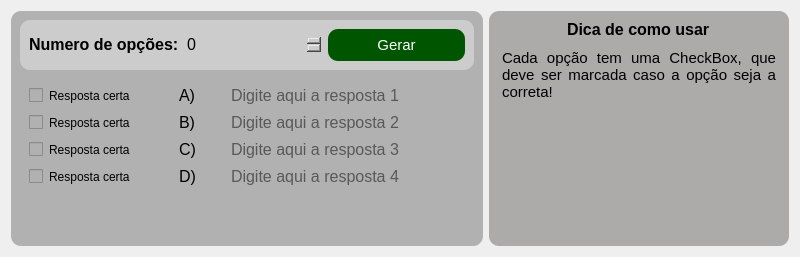
                   <widget class="QWidget" name="FCP_question_objetiva">
                    <property name="minimumSize">
                     <size>
                      <width>800</width>
                      <height>0</height>
                     </size>
                    </property>
                    <property name="maximumSize">
                     <size>
                      <width>1000</width>
                      <height>16777215</height>
                     </size>
                    </property>
                    <property name="styleSheet">
                     <string notr="true"/>
                    </property>
                    <layout class="QHBoxLayout" name="horizontalLayout_40">
                     <item>
                      <widget class="QFrame" name="FCP_ct_3">
                       <property name="styleSheet">
                        <string notr="true">background-color: rgb(177, 177, 177);
border-radius: 10px;</string>
                       </property>
                       <property name="frameShape">
                        <enum>QFrame::Shape::StyledPanel</enum>
                       </property>
                       <property name="frameShadow">
                        <enum>QFrame::Shadow::Raised</enum>
                       </property>
                       <layout class="QVBoxLayout" name="verticalLayout_28">
                        <item>
                         <widget class="QFrame" name="FCP_ct_5">
                          <property name="minimumSize">
                           <size>
                            <width>0</width>
                            <height>50</height>
                           </size>
                          </property>
                          <property name="maximumSize">
                           <size>
                            <width>16777215</width>
                            <height>50</height>
                           </size>
                          </property>
                          <property name="styleSheet">
                           <string notr="true">background-color: rgb(177, 177, 177);
background-color: rgb(204, 204, 204);
border-radius: 10px;</string>
                          </property>
                          <property name="frameShape">
                           <enum>QFrame::Shape::StyledPanel</enum>
                          </property>
                          <property name="frameShadow">
                           <enum>QFrame::Shadow::Raised</enum>
                          </property>
                          <layout class="QHBoxLayout" name="horizontalLayout_52">
                           <item>
                            <widget class="QLabel" name="FCP_label_tipo_pergunta_2">
                             <property name="styleSheet">
                              <string notr="true">font: 12pt;
color: rgb(0, 0, 0);</string>
                             </property>
                             <property name="text">
                              <string>&lt;html&gt;&lt;head/&gt;&lt;body&gt;&lt;p&gt;&lt;span style=&quot; font-weight:700;&quot;&gt;Numero de opções:&lt;/span&gt;&lt;/p&gt;&lt;/body&gt;&lt;/html&gt;</string>
                             </property>
                            </widget>
                           </item>
                           <item>
                            <widget class="QSpinBox" name="FCP_spinBox_qtd_op">
                             <property name="styleSheet">
                              <string notr="true">font: 12pt;
color: rgb(0, 0, 0);</string>
                             </property>
                            </widget>
                           </item>
                           <item>
                            <widget class="QPushButton" name="FCP_btn_gerar_op">
                             <property name="font">
                              <font>
                               <pointsize>11</pointsize>
                              </font>
                             </property>
                             <property name="styleSheet">
                              <string notr="true">QPushButton{
	background-color: rgb(0, 85, 0);
  	width: 100%;
    /* Para centralizar o texto dentro do botão */
    text-align: center;
    padding: 10px;
    color: white;
    border-radius: 10px;
    border: none; /* Opcional: Remove bordas padrão, se necessário */
	color: white;
	border-radius: 10px;

}

QPushButton::hover{
	
	
	background-color: rgb(0, 121, 0);
}

QPushButton::pressed{
	

	background-color: rgb(0, 58, 0);
}






</string>
                             </property>
                             <property name="text">
                              <string>Gerar</string>
                             </property>
                            </widget>
                           </item>
                          </layout>
                         </widget>
                        </item>
                        <item>
                         <widget class="QFrame" name="FCP_ct_4">
                          <property name="styleSheet">
                           <string notr="true">background-color: rgb(177, 177, 177);
color: rgb(0, 0, 0);</string>
                          </property>
                          <property name="frameShape">
                           <enum>QFrame::Shape::StyledPanel</enum>
                          </property>
                          <property name="frameShadow">
                           <enum>QFrame::Shadow::Raised</enum>
                          </property>
                          <layout class="QVBoxLayout" name="verticalLayout_29">
                           <item>
                            <widget class="QFrame" name="FCP_objetiva_op_A">
                             <property name="maximumSize">
                              <size>
                               <width>16777215</width>
                               <height>50</height>
                              </size>
                             </property>
                             <property name="frameShape">
                              <enum>QFrame::Shape::StyledPanel</enum>
                             </property>
                             <property name="frameShadow">
                              <enum>QFrame::Shadow::Raised</enum>
                             </property>
                             <layout class="QHBoxLayout" name="horizontalLayout_41">
                              <property name="spacing">
                               <number>0</number>
                              </property>
                              <property name="leftMargin">
                               <number>0</number>
                              </property>
                              <property name="topMargin">
                               <number>0</number>
                              </property>
                              <property name="rightMargin">
                               <number>0</number>
                              </property>
                              <property name="bottomMargin">
                               <number>0</number>
                              </property>
                              <item>
                               <widget class="QCheckBox" name="FCP_objetiva_checkBox_resposta_certa_A">
                                <property name="minimumSize">
                                 <size>
                                  <width>150</width>
                                  <height>0</height>
                                 </size>
                                </property>
                                <property name="maximumSize">
                                 <size>
                                  <width>150</width>
                                  <height>16777215</height>
                                 </size>
                                </property>
                                <property name="text">
                                 <string>Resposta certa</string>
                                </property>
                               </widget>
                              </item>
                              <item>
                               <widget class="QLabel" name="FCP_objetiva_op_A_2">
                                <property name="minimumSize">
                                 <size>
                                  <width>50</width>
                                  <height>0</height>
                                 </size>
                                </property>
                                <property name="text">
                                 <string>&lt;html&gt;&lt;head/&gt;&lt;body&gt;&lt;p&gt;&lt;span style=&quot; font-size:12pt;&quot;&gt;A)&lt;/span&gt;&lt;/p&gt;&lt;/body&gt;&lt;/html&gt;</string>
                                </property>
                               </widget>
                              </item>
                              <item>
                               <widget class="QLineEdit" name="FCP_objetiva_lineEdit_text_op_A">
                                <property name="styleSheet">
                                 <string notr="true">font: 12pt;</string>
                                </property>
                                <property name="placeholderText">
                                 <string>Digite aqui a resposta 1</string>
                                </property>
                               </widget>
                              </item>
                             </layout>
                            </widget>
                           </item>
                           <item>
                            <widget class="QFrame" name="FCP_objetiva_op_B">
                             <property name="maximumSize">
                              <size>
                               <width>16777215</width>
                               <height>50</height>
                              </size>
                             </property>
                             <property name="frameShape">
                              <enum>QFrame::Shape::StyledPanel</enum>
                             </property>
                             <property name="frameShadow">
                              <enum>QFrame::Shadow::Raised</enum>
                             </property>
                             <layout class="QHBoxLayout" name="horizontalLayout_42">
                              <property name="spacing">
                               <number>0</number>
                              </property>
                              <property name="leftMargin">
                               <number>0</number>
                              </property>
                              <property name="topMargin">
                               <number>0</number>
                              </property>
                              <property name="rightMargin">
                               <number>0</number>
                              </property>
                              <property name="bottomMargin">
                               <number>0</number>
                              </property>
                              <item>
                               <widget class="QCheckBox" name="FCP_objetiva_checkBox_resposta_certa_B">
                                <property name="minimumSize">
                                 <size>
                                  <width>150</width>
                                  <height>0</height>
                                 </size>
                                </property>
                                <property name="maximumSize">
                                 <size>
                                  <width>150</width>
                                  <height>16777215</height>
                                 </size>
                                </property>
                                <property name="text">
                                 <string>Resposta certa</string>
                                </property>
                               </widget>
                              </item>
                              <item>
                               <widget class="QLabel" name="FCP_objetiva_op_B_2">
                                <property name="minimumSize">
                                 <size>
                                  <width>50</width>
                                  <height>0</height>
                                 </size>
                                </property>
                                <property name="text">
                                 <string>&lt;html&gt;&lt;head/&gt;&lt;body&gt;&lt;p&gt;&lt;span style=&quot; font-size:12pt;&quot;&gt;B)&lt;/span&gt;&lt;/p&gt;&lt;/body&gt;&lt;/html&gt;</string>
                                </property>
                               </widget>
                              </item>
                              <item>
                               <widget class="QLineEdit" name="FCP_objetiva_lineEdit_text_op_B">
                                <property name="styleSheet">
                                 <string notr="true">font: 12pt;</string>
                                </property>
                                <property name="placeholderText">
                                 <string>Digite aqui a resposta 2</string>
                                </property>
                               </widget>
                              </item>
                             </layout>
                            </widget>
                           </item>
                           <item>
                            <widget class="QFrame" name="FCP_objetiva_op_C">
                             <property name="maximumSize">
                              <size>
                               <width>16777215</width>
                               <height>50</height>
                              </size>
                             </property>
                             <property name="frameShape">
                              <enum>QFrame::Shape::StyledPanel</enum>
                             </property>
                             <property name="frameShadow">
                              <enum>QFrame::Shadow::Raised</enum>
                             </property>
                             <layout class="QHBoxLayout" name="horizontalLayout_51">
                              <property name="spacing">
                               <number>0</number>
                              </property>
                              <property name="leftMargin">
                               <number>0</number>
                              </property>
                              <property name="topMargin">
                               <number>0</number>
                              </property>
                              <property name="rightMargin">
                               <number>0</number>
                              </property>
                              <property name="bottomMargin">
                               <number>0</number>
                              </property>
                              <item>
                               <widget class="QCheckBox" name="FCP_objetiva_checkBox_resposta_certa_C">
                                <property name="minimumSize">
                                 <size>
                                  <width>150</width>
                                  <height>0</height>
                                 </size>
                                </property>
                                <property name="maximumSize">
                                 <size>
                                  <width>150</width>
                                  <height>16777215</height>
                                 </size>
                                </property>
                                <property name="text">
                                 <string>Resposta certa</string>
                                </property>
                               </widget>
                              </item>
                              <item>
                               <widget class="QLabel" name="FCP_objetiva_op_C_2">
                                <property name="minimumSize">
                                 <size>
                                  <width>50</width>
                                  <height>0</height>
                                 </size>
                                </property>
                                <property name="text">
                                 <string>&lt;html&gt;&lt;head/&gt;&lt;body&gt;&lt;p&gt;&lt;span style=&quot; font-size:12pt;&quot;&gt;C)&lt;/span&gt;&lt;/p&gt;&lt;/body&gt;&lt;/html&gt;</string>
                                </property>
                               </widget>
                              </item>
                              <item>
                               <widget class="QLineEdit" name="FCP_objetiva_lineEdit_text_op_C">
                                <property name="styleSheet">
                                 <string notr="true">font: 12pt;</string>
                                </property>
                                <property name="placeholderText">
                                 <string>Digite aqui a resposta 3</string>
                                </property>
                               </widget>
                              </item>
                             </layout>
                            </widget>
                           </item>
                           <item>
                            <widget class="QFrame" name="FCP_objetiva_op_D">
                             <property name="maximumSize">
                              <size>
                               <width>16777215</width>
                               <height>50</height>
                              </size>
                             </property>
                             <property name="frameShape">
                              <enum>QFrame::Shape::StyledPanel</enum>
                             </property>
                             <property name="frameShadow">
                              <enum>QFrame::Shadow::Raised</enum>
                             </property>
                             <layout class="QHBoxLayout" name="horizontalLayout_43">
                              <property name="spacing">
                               <number>0</number>
                              </property>
                              <property name="leftMargin">
                               <number>0</number>
                              </property>
                              <property name="topMargin">
                               <number>0</number>
                              </property>
                              <property name="rightMargin">
                               <number>0</number>
                              </property>
                              <property name="bottomMargin">
                               <number>0</number>
                              </property>
                              <item>
                               <widget class="QCheckBox" name="FCP_objetiva_checkBox_resposta_certa_D">
                                <property name="minimumSize">
                                 <size>
                                  <width>150</width>
                                  <height>0</height>
                                 </size>
                                </property>
                                <property name="maximumSize">
                                 <size>
                                  <width>150</width>
                                  <height>16777215</height>
                                 </size>
                                </property>
                                <property name="text">
                                 <string>Resposta certa</string>
                                </property>
                               </widget>
                              </item>
                              <item>
                               <widget class="QLabel" name="FCP_objetiva_op_D_2">
                                <property name="minimumSize">
                                 <size>
                                  <width>50</width>
                                  <height>0</height>
                                 </size>
                                </property>
                                <property name="text">
                                 <string>&lt;html&gt;&lt;head/&gt;&lt;body&gt;&lt;p&gt;&lt;span style=&quot; font-size:12pt;&quot;&gt;D)&lt;/span&gt;&lt;/p&gt;&lt;/body&gt;&lt;/html&gt;</string>
                                </property>
                               </widget>
                              </item>
                              <item>
                               <widget class="QLineEdit" name="FCP_objetiva_lineEdit_text_op_D">
                                <property name="styleSheet">
                                 <string notr="true">font: 12pt;</string>
                                </property>
                                <property name="placeholderText">
                                 <string>Digite aqui a resposta 4</string>
                                </property>
                               </widget>
                              </item>
                             </layout>
                            </widget>
                           </item>
                           <item>
                            <spacer name="verticalSpacer_2">
                             <property name="orientation">
                              <enum>Qt::Orientation::Vertical</enum>
                             </property>
                             <property name="sizeHint" stdset="0">
                              <size>
                               <width>20</width>
                               <height>40</height>
                              </size>
                             </property>
                            </spacer>
                           </item>
                          </layout>
                         </widget>
                        </item>
                       </layout>
                      </widget>
                     </item>
                     <item>
                      <widget class="QFrame" name="FCP_frame_DICA">
                       <property name="maximumSize">
                        <size>
                         <width>300</width>
                         <height>16777215</height>
                        </size>
                       </property>
                       <property name="styleSheet">
                        <string notr="true">background-color: #ADAAAA;
margin: 0;
color: #000;
border-radius: 10px;</string>
                       </property>
                       <property name="frameShape">
                        <enum>QFrame::Shape::StyledPanel</enum>
                       </property>
                       <property name="frameShadow">
                        <enum>QFrame::Shadow::Raised</enum>
                       </property>
                       <layout class="QVBoxLayout" name="verticalLayout_27">
                        <item alignment="Qt::AlignmentFlag::AlignHCenter|Qt::AlignmentFlag::AlignTop">
                         <widget class="QLabel" name="FCP_label_dica">
                          <property name="text">
                           <string>&lt;html&gt;&lt;head/&gt;&lt;body&gt;&lt;p&gt;&lt;span style=&quot; font-size:12pt; font-weight:700;&quot;&gt;Dica de como usar&lt;/span&gt;&lt;/p&gt;&lt;/body&gt;&lt;/html&gt;</string>
                          </property>
                         </widget>
                        </item>
                        <item>
                         <widget class="QTextBrowser" name="FCP_label_dica_text">
                          <property name="sizeAdjustPolicy">
                           <enum>QAbstractScrollArea::SizeAdjustPolicy::AdjustIgnored</enum>
                          </property>
                          <property name="readOnly">
                           <bool>true</bool>
                          </property>
                          <property name="html">
                           <string>&lt;!DOCTYPE HTML PUBLIC &quot;-//W3C//DTD HTML 4.0//EN&quot; &quot;http://www.w3.org/TR/REC-html40/strict.dtd&quot;&gt;
&lt;html&gt;&lt;head&gt;&lt;meta name=&quot;qrichtext&quot; content=&quot;1&quot; /&gt;&lt;meta charset=&quot;utf-8&quot; /&gt;&lt;style type=&quot;text/css&quot;&gt;
p, li { white-space: pre-wrap; }
hr { height: 1px; border-width: 0; }
li.unchecked::marker { content: &quot;\2610&quot;; }
li.checked::marker { content: &quot;\2612&quot;; }
&lt;/style&gt;&lt;/head&gt;&lt;body style=&quot; font-family:'Segoe UI'; font-size:9pt; font-weight:400; font-style:normal;&quot;&gt;
&lt;p align=&quot;justify&quot; style=&quot; margin-top:12px; margin-bottom:12px; margin-left:0px; margin-right:0px; -qt-block-indent:0; text-indent:0px;&quot;&gt;&lt;span style=&quot; font-size:11pt;&quot;&gt;Cada opção tem uma CheckBox, que deve ser marcada caso a opção seja a correta!&lt;/span&gt;&lt;/p&gt;&lt;/body&gt;&lt;/html&gt;</string>
                          </property>
                         </widget>
                        </item>
                       </layout>
                      </widget>
                     </item>
                    </layout>
                   </widget>
